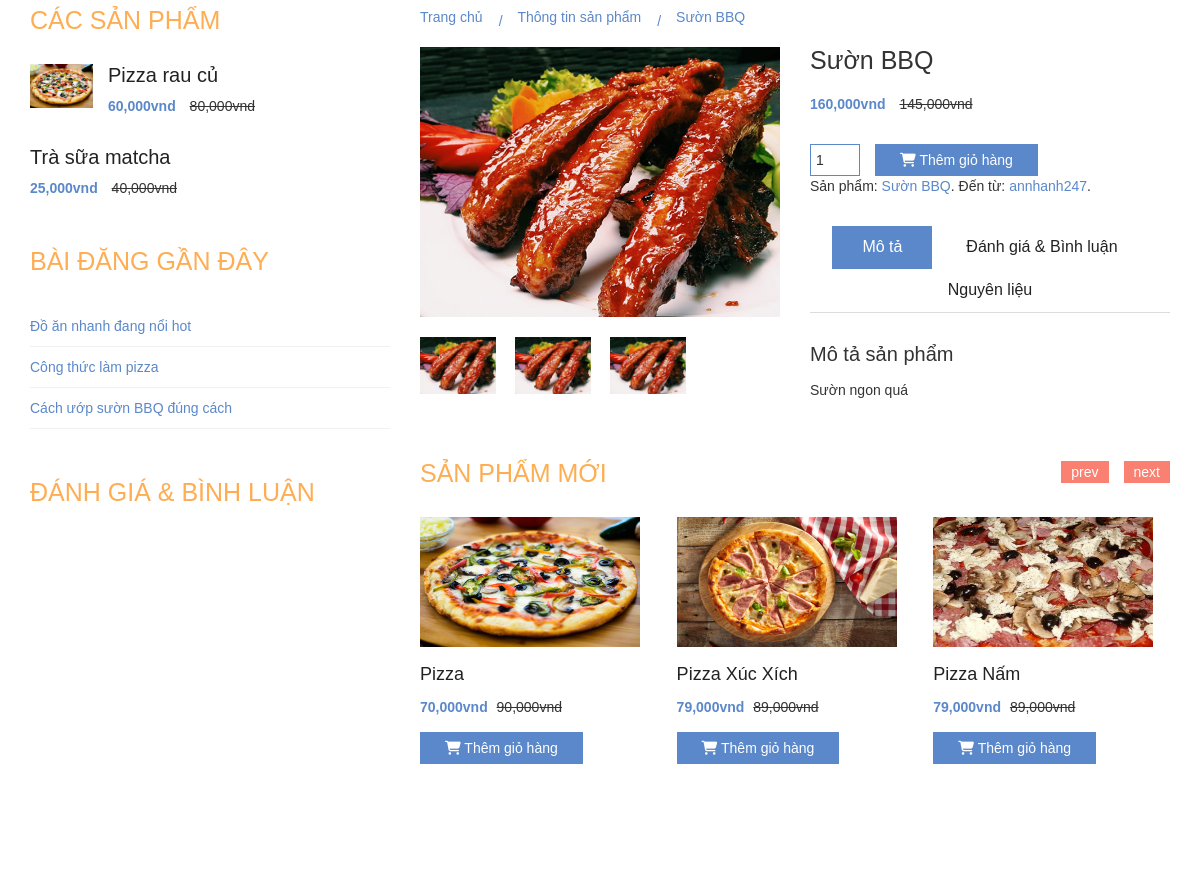
The page /client/index.php?controller=chitietsanpham&id=5 (middle part) on the database as committed earlier.
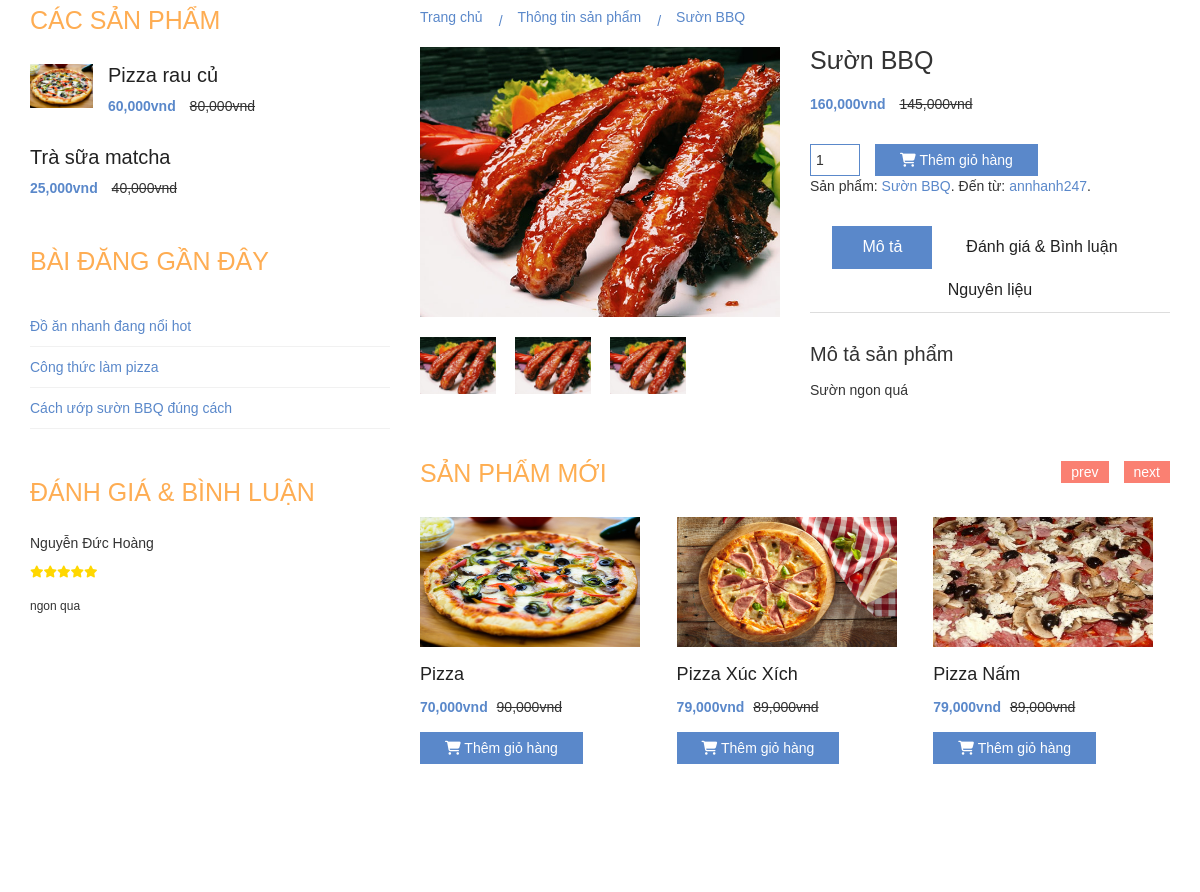
The same page on the database as committed later.
### tables this page shows
CREATE TABLE `sanpham` (
  `id` int(11) NOT NULL,
  `nhacungcap_id` int(11) DEFAULT NULL,
  `danhmuc_id` int(11) DEFAULT NULL,
  `tensanpham` varchar(50) DEFAULT NULL,
  `anhsanpham` varchar(50) DEFAULT NULL,
  `giamoi` decimal(15,2) DEFAULT NULL,
  `giacu` decimal(15,2) DEFAULT NULL,
  `soluong` int(11) DEFAULT NULL,
  `mota` varchar(500) DEFAULT NULL,
  `ngaythemsanpham` timestamp NOT NULL DEFAULT current_timestamp()
);

CREATE TABLE `binhluan_danhgia` (
  `id` int(11) NOT NULL,
  `khachhang_id` int(11) DEFAULT NULL,
  `sanpham_id` int(11) DEFAULT NULL,
  `danhgia` varchar(30) DEFAULT NULL,
  `noidungbinhluan` varchar(500) DEFAULT NULL
);

CREATE TABLE `khachhang` (
  `id` int(11) NOT NULL,
  `anh` varchar(50) DEFAULT NULL,
  `tendangnhap` varchar(50) DEFAULT NULL,
  `matkhau` varchar(100) DEFAULT NULL,
  `hovaten` varchar(50) DEFAULT NULL,
  `gioitinh` varchar(20) DEFAULT NULL,
  `diachi` varchar(50) DEFAULT NULL,
  `sodienthoai` varchar(12) DEFAULT NULL,
  `email` varchar(50) DEFAULT NULL,
  `ngaytao` timestamp NOT NULL DEFAULT current_timestamp()
);

### client/controller/C_chitietsanpham.php (called while the page is built, shortened)
<?php
$id=$_GET['id'];
$sanpham = $db->get('sanpham',array('id'=>$id));
$pizza = $db->get('sanpham', array('danhmuc_id' => 1));
$suonbbq = $db->get('sanpham', array('danhmuc_id' => 2));
$binhluan_danhgia = $db->get('binhluan_danhgia', array('sanpham_id' => $id));
require './view/V_chitietsanpham.php';

### client/index.php (called while the page is built, shortened)
<?php
include 'model/m_database.php';
$db = new database();
if (isset($_GET['controller'])) {
    $controller = $_GET['controller'];
} else {
    $controller = 'trangchu';
}
 include 'controller/C_' . $controller . '.php';

### client/model/m_database.php (called while the page is built, shortened)
<?php
class database
{
    protected $conn = null;
    protected $host = 'localhost';
    protected $user = 'root';
    protected $pass = '';
    protected $dbname = 'do_an_nhanh';
    public function __construct()
    {
        $this->conn = new mysqli($this->host, $this->user, $this->pass, $this->dbname);
    }
    public function get($table, $condittion = array())
    {
        $sql = "SELECT * FROM $table";
        if (!empty($condittion)) {
            $sql .= " WHERE";
            foreach ($condittion as $key => $value) {
                $sql .= " $key = '$value' AND";
            }
            $sql = trim($sql, "AND");
        }
        $query = mysqli_query($this->conn, $sql);
        $ketqua = array();
        if ($query) {
            while ($row = mysqli_fetch_assoc($query)) {
                $ketqua[] = $row;
            }
        }
        return $ketqua;
    }
}

### client/view/V_chitietsanpham.php (the view, shortened to what this page needs)
<!DOCTYPE html>
<html lang="vi">
<head>
    <link rel="stylesheet" href="css/bootstrap.min.css">
    <link rel="stylesheet" href="css/font-awesome.min.css">
    <link rel="stylesheet" href="https://cdnjs.cloudflare.com/ajax/libs/font-awesome/6.3.0/css/all.min.css">
    <link rel="stylesheet" href="css/owl.carousel.css">
    <link rel="stylesheet" href="css/style.css">
    <link rel="stylesheet" href="css/responsive.css">
</head>
<body>
    <div class="single-product-area">
        <div class="container">
            <div class="row">
                <div class="col-md-4">
                    <div class="single-sidebar">
                        <h2 class="sidebar-title">Các sản phẩm</h2>
                        <div class="thubmnail-recent">
                            <img src="img/pizza_raucu.jpg" class="recent-thumb" alt>
                            <h2><a style="text-decoration: none;" href="#">Pizza rau củ</a></h2>
                            <div class="product-sidebar-price">
                                <ins>60,000vnd</ins> <del>80,000vnd</del>
                            </div>
                        </div>
                        <div class="thubmnail-recent">
                            <h2><a style="text-decoration: none;" href="#">Trà sữa matcha</a></h2>
                            <div class="product-sidebar-price">
                                <ins>25,000vnd</ins> <del>40,000vnd</del>
                            </div>
                        </div>
                    </div>
                    <div class="single-sidebar">
                        <h2 class="sidebar-title">Bài đăng gần đây</h2>
                        <ul>
                            <li><a style="text-decoration: none;" href="#">Đồ ăn nhanh đang nổi hot</a></li>
                            <li><a style="text-decoration: none;" href="#">Công thức làm pizza</a></li>
                            <li><a style="text-decoration: none;" href="#">Cách ướp sườn BBQ đúng cách</a></li>
                        </ul>
                    </div>
                    <div class="single-sidebar">
                        <h2 class="sidebar-title">Đánh giá & Bình luận</h2>
                        <ul>
                            <?php
                            foreach ($binhluan_danhgia as $key => $value) { ?>
                                <div>
                                    <?php
                                    foreach ($binhluan_danhgia as $key => $value) {
                                        $tenkh = $db->get('khachhang', array('id' => $value['khachhang_id']));
                                    }
                                    ?>
                                    <h5><?php echo $tenkh[0]['hovaten'] ?></h5>
                                    <h6>
                                        <?php
                                        foreach ($binhluan_danhgia as $key => $value) { }
                                        switch ($value['danhgia']) {
                                            case '5':
                                                echo '<i style="color: gold;" class="fa-solid fa-star"></i><i style="color: gold;" class="fa-solid fa-star"></i><i style="color: gold;" class="fa-solid fa-star"></i><i style="color: gold;" class="fa-solid fa-star"></i><i style="color: gold;" class="fa-solid fa-star"></i>';
                                                break;
                                        }
                                        ?>
                                        <p style="padding-top: 20px;"><?php echo $value['noidungbinhluan']; ?></p>
                                    </h6>
                                </div>
                            <?php } ?>
                        </ul>
                    </div>
                </div>
                <div class="col-md-8">
                    <div class="product-content-right">
                        <div class="product-breadcroumb">
                            <a style="text-decoration: none;" href="?controller=trangchu">Trang chủ</a>
                            <a style="text-decoration: none;" href="#">Thông tin sản phẩm</a>
                            <a style="text-decoration: none;" href><?php echo $sanpham[0]['tensanpham'] ?></a>
                        </div>
                        <div class="row">
                            <div class="col-sm-6">
                                <div class="product-images">
                                    <div class="product-main-img">
                                        <img src="<?php echo $sanpham[0]['anhsanpham'] ?>" alt>
                                    </div>
                                    <div class="product-gallery">
                                        <img src="<?php echo $sanpham[0]['anhsanpham'] ?>" alt>
                                        <img src="<?php echo $sanpham[0]['anhsanpham'] ?>" alt>
                                        <img src="<?php echo $sanpham[0]['anhsanpham'] ?>" alt>
                                    </div>
                                </div>
                            </div>
                            <div class="col-sm-6">
                                <div class="product-inner">
                                    <?php
                                    foreach ($sanpham as $key => $value) { ?>
                                        <h2 class="product-name"><?php echo $sanpham[0]['tensanpham'] ?></h2>
                                        <div class="product-inner-price">
                                            <ins><?php echo number_format($sanpham[0]['giamoi']) ?>vnd</ins> <del><?php echo number_format($sanpham[0]['giacu']) ?>vnd</del>
                                        </div>
                                        <form action class="cart">
                                            <div class="quantity" style="margin-top: 5px;">
                                                <input type="number" size="4" class="input-text qty text" title="Qty" value="1" name="quantity" min="1" max="10" step="1">
                                            </div>
                                        </form>
                                        <a style="margin-top: 5px;" class="add_to_cart_button" href="?controller=themgiohang&id=<?php echo $value['id'] ?>"><i class="fa-sharp fa-solid fa-cart-shopping"></i>
                                            Thêm giỏ hàng</a>
                                        <div class="product-inner-category">
                                            <p>Sản phẩm: <a style="text-decoration: none;" href="#"><?php echo $sanpham[0]['tensanpham'] ?></a>.
                                                Đến từ: <a style="text-decoration: none;" href="#">annhanh247</a>.
                                            </p>
                                        </div>
                                    <?php } ?>
                                    <div role="tabpanel">
                                        <ul class="product-tab" role="tablist">
                                            <li role="presentation" class="active"><a href="#home" aria-controls="home" role="tab" data-toggle="tab">Mô tả</a></li>
                                            <li role="presentation"><a href="#profile" aria-controls="profile" role="tab" data-toggle="tab">Đánh
                                                    giá & Bình luận</a></li>
                                            <li role="presentation"><a href="#ttchitiet" aria-controls="ttchitiet" role="tab" data-toggle="tab">Nguyên liệu</a></li>
                                        </ul>
                                        <div class="tab-content">
                                            <div role="tabpanel" class="tab-pane fade in active" id="home">
                                                <h2>Mô tả sản phẩm</h2>
                                                <?php
                                                foreach ($sanpham as $key => $value) { ?>
                                                    <p><?php echo $sanpham[0]['mota'] ?></p>
                                                <?php } ?>
                                            </div>
                                        </div>
                                    </div>
                                </div>
                            </div>
                        </div>
                        <div class="related-products-wrapper">
                            <h2 class="related-products-title">Sản phẩm mới</h2>
                            <div class="related-products-carousel">
                                <?php
                                foreach ($pizza as $key => $value) { ?>
                                    <div class="single-product">
                                        <div class="product-f-image">
                                            <a href="?controller=chitietsanpham&id=<?php echo $value['id'] ?>"><img style="width: 220px; height: 130px;" src="<?php echo $value['anhsanpham']; ?>" alt="anh"></a>
                                        </div>
                                        <h2><a href="?controller=chitietsanpham&id=<?php echo $value['id'] ?>"><?php echo $value['tensanpham']; ?></a></h2>
                                        <div class="product-carousel-price">
                                            <ins><?php echo number_format($value['giamoi']) ?>vnd</ins> <del><?php echo number_format($value['giacu']) ?>vnd</del>
                                        </div>
                                        <div class="product-option-shop">
                                            <a class="add_to_cart_button" data-quantity="1" data-product_sku data-product_id="70" rel="nofollow" href="?controller=themgiohang&id=<?php echo $value['id'] ?>"><i class="fa-sharp fa-solid fa-cart-shopping"></i>
                                                Thêm giỏ hàng</a>
                                        </div>
                                    </div>
                                <?php } ?>
                            </div>
                        </div>
                    </div>
                </div>
            </div>
        </div>
    </div>
</body>
</html>

### client/css/style.css (style rules this page uses)
img { max-width: 100%; height: auto; }
h1, h2, h3, h4, h5, h6 { margin: 0 0 15px; }
body { font-family:Arial, Helvetica, sans-serif; }
.product-f-image { position: relative; }
.product-carousel-price ins { color: #5a88ca; font-weight: 700; margin-right: 5px; text-decoration: none; }
.single-product h2 { font-size: 18px; line-height: 25px; margin-bottom: 10px; margin-top: 15px; }
.single-product h2 a { color: #222; }
.single-product { overflow: hidden; }
a { color: #5a88ca }
.single-product-area { padding: 80px 0 130px; }
.sidebar-title { color: #fead53; font-size: 25px; margin-bottom: 30px; text-transform: uppercase; }
.single-sidebar { margin-bottom: 50px; }
.thubmnail-recent { margin-bottom: 30px; overflow: hidden; }
.recent-thumb { float: left; height: auto; margin-right: 15px; width: 63px; }
.thubmnail-recent > h2 { font-size: 20px; margin-bottom: 10px; }
.thubmnail-recent > h2 a { color: #222; }
.product-sidebar-price > ins { color: #5a88ca; font-weight: 700; margin-right: 10px; text-decoration: none; }
.single-sidebar > ul { list-style: outside none none; margin: 0; padding: 0; }
.single-sidebar li { border-bottom: 1px solid #f1f1f1; padding: 10px 0; }
.single-sidebar a { display: block; }
.product-breadcroumb { margin-bottom: 20px; }
.product-breadcroumb > a { margin-right: 31px; position: relative; }
.product-breadcroumb > a::before { content: "/"; position: absolute; right: -20px; top: 2px; }
.product-breadcroumb > a:last-child::before { display: none; }
.product-main-img { margin-bottom: 20px; }
.product-gallery { margin-bottom: 25px; margin-left: -15px; overflow: hidden; }
.product-gallery img { height: auto; margin-left: 15px; width: 76px; }
.product-name { font-size: 25px; margin-bottom: 20px; }
.product-inner-price { margin-bottom: 25px; }
.product-inner-price > ins { color: #5a88ca; font-weight: 700; margin-right: 10px; text-decoration: none; }
.quantity { float: left; margin-right: 15px; }
.quantity input[type="number"] { border: 1px solid #5a88ca; padding: 5px; width: 50px; }
.add_to_cart_button { background: none repeat scroll 0 0 #5a88ca; border: medium none; color: #fff; padding: 6px 25px;display: inline-block }
form.cart { margin-bottom: 25px; }
.product-inner-category { margin-bottom: 30px; }
.product-tab { border-bottom: 1px solid #ddd; list-style: outside none none; margin: 0 0 30px; padding: 0; text-align: center; }
.product-tab li { display: inline-block; }
.product-tab li.active { background: none repeat scroll 0 0 #5a88ca; }
.product-tab li.active a { color: #fff; }
.product-tab li a { color: #222; display: block; font-size: 16px; padding: 10px 30px; }
.tab-content h2 { font-size: 20px; }
.tab-content { margin-bottom: 30px; }
.related-products-wrapper { margin-top: 30px; }
.related-products-title { color: #feae52; font-size: 25px; margin-bottom: 30px; text-transform: uppercase; }
.product-option-shop { margin-top: 15px; }

Rows that differ between the two databases and show on the page:
added binhluan_danhgia: khachhang.hovaten "Nguyễn Đức Hoàng", danhgia "5" (drawn), noidungbinhluan "ngon qua"
